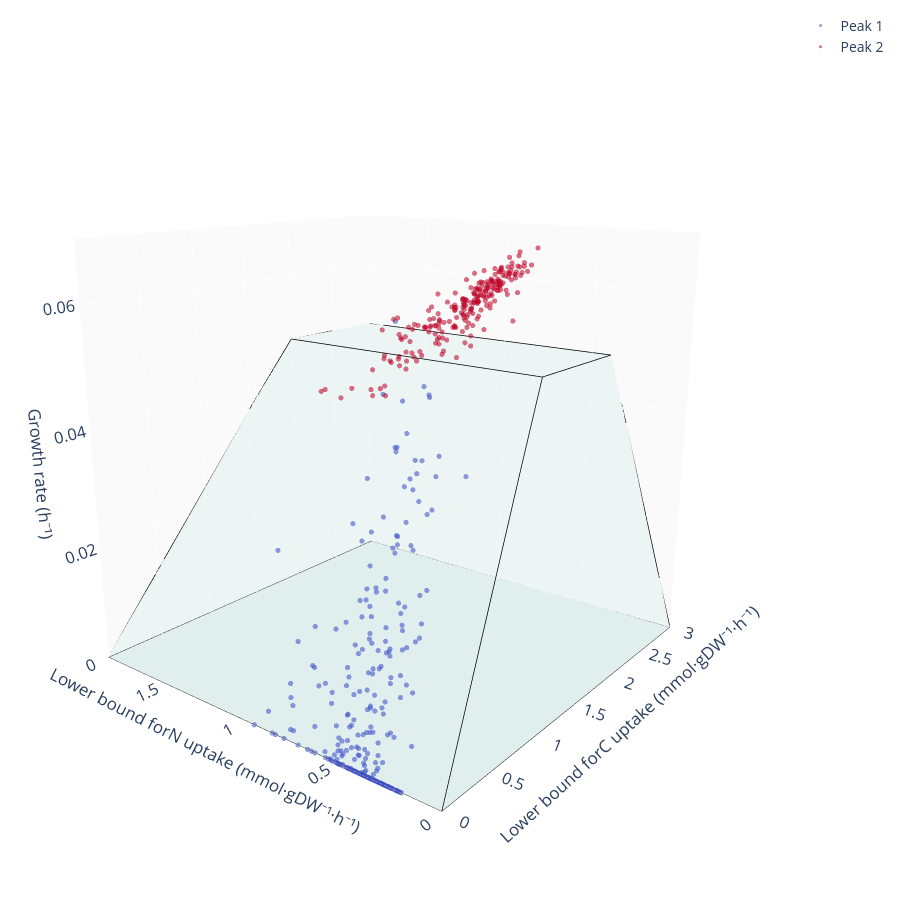

The code cell stored with this chart in its notebook:
### Code cell
import numpy as np
import pandas as pd
import plotly.graph_objects as go
import matplotlib.pyplot as plt
from scipy.spatial import ConvexHull
from collections import defaultdict

# =========================
# Load feasibility polytope
# =========================

points = pd.read_csv('results_new/feasibility_std_NEW.dat', sep='\t')
points.columns = ['C', 'N', 'G']

# =========================
# Visible axis ranges -- defined ONCE here and reused both for the scene
# layout below AND for computing the plane-cut wireframe segments, so the
# cut lines can never drift out of sync with what's actually visible.
# =========================

X_RANGE = [0, 3]
Y_RANGE = [0, 1.9]
Z_RANGE = [0, 0.07]

# =========================
# Figure
# =========================

fig = go.Figure()

# --- build one 3D point cloud: the real growth-rate surface + its floor twin ---
floor_x = np.concatenate([points['C'], points['C']])
floor_y = np.concatenate([points['N'], points['N']])
floor_z = np.concatenate([points['G'], np.zeros(len(points))])
pts_3d = np.column_stack([floor_x, floor_y, floor_z])

# compute the actual polytope in Python (scipy), instead of leaving the
# triangulation to alphahull in the browser -- this is what both the shaded
# faces AND the wireframe edges below are built from, so they always agree
hull = ConvexHull(pts_3d)
face_i, face_j, face_k = hull.simplices[:, 0], hull.simplices[:, 1], hull.simplices[:, 2]

fig.add_trace(
    go.Mesh3d(
        x=pts_3d[:, 0], y=pts_3d[:, 1], z=pts_3d[:, 2],
        i=face_i, j=face_j, k=face_k,
        opacity=0.15,
        color="rgba(0,128,128,0.35)",
        flatshading=True,
        name='Feasibility polytope',
        hoverinfo='skip',
        showscale=False
    )
)

# =========================
# Boundary edges -- derived from the SAME hull as the mesh above, so they
# always trace exactly the edges of the feasibility region (no more
# hand-typed coordinates that can drift out of sync with the data)
# =========================

def hull_feature_edges(hull, angle_tol_deg=1.0):
    """
    Only the 'sharp' edges of the hull -- where two adjacent triangles meet
    at a real corner of the polytope -- skipping the internal edges that
    just split a flat face (like the floor or the top plateau) into
    triangles.
    """
    edge_faces = defaultdict(list)
    for face_idx, simplex in enumerate(hull.simplices):
        for a, b in [(simplex[0], simplex[1]), (simplex[1], simplex[2]), (simplex[2], simplex[0])]:
            edge = tuple(sorted((int(a), int(b))))
            edge_faces[edge].append(face_idx)
    normals = hull.equations[:, :3]
    cos_tol = np.cos(np.radians(angle_tol_deg))
    edges = []
    for edge, faces in edge_faces.items():
        if len(faces) == 2:
            n1, n2 = normals[faces[0]], normals[faces[1]]
            if np.dot(n1, n2) < cos_tol:
                edges.append(edge)
        else:
            edges.append(edge)
    return edges


def hull_plane_cut_edges(hull, pts_3d, axis, value, eps=1e-9):
    """
    Cross-section of the hull with the plane `pts_3d[:, axis] == value`,
    returned as a list of (point_a, point_b) segments.

    Used to draw a clean boundary line wherever the mesh actually gets
    clipped by the visible axis range (e.g. the C axis being cropped to
    [0, 3] while the underlying data extends to C=10) -- otherwise Plotly
    just silently cuts the mesh off there with no marked edge.

    Triangles that lie ENTIRELY in the cutting plane are skipped: those are
    real hull faces coincident with the plane (e.g. the z=0 floor, or a
    C=0/N=0 wall if the data starts exactly at the axis origin), not a cut
    -- their boundary is already traced by hull_feature_edges above, so
    including them here would just redraw the internal triangulation lines
    of that flat face.
    """
    d = pts_3d[:, axis] - value
    segments = []
    for simplex in hull.simplices:
        ds = d[simplex]
        signs = np.sign(np.where(np.abs(ds) < eps, 0, ds))
        if not (1 in signs and -1 in signs):
            # the plane doesn't actually pass through this triangle's
            # interior -- either the whole triangle is coincident with it
            # (a real face, e.g. the z=0 floor -- already traced by
            # hull_feature_edges) or the plane only touches one vertex
            # without slicing across (not a genuine cut)
            continue
        cross_pts = []
        for a_idx in range(3):
            b_idx = (a_idx + 1) % 3
            da, db = ds[a_idx], ds[b_idx]
            if abs(da) < eps:
                cross_pts.append(pts_3d[simplex[a_idx]])
            elif da * db < 0:
                t = da / (da - db)
                cross_pts.append(pts_3d[simplex[a_idx]] + t * (pts_3d[simplex[b_idx]] - pts_3d[simplex[a_idx]]))
        if len(cross_pts) >= 2:
            segments.append((cross_pts[0], cross_pts[1]))
    return segments


feature_edges = hull_feature_edges(hull)

edge_x, edge_y, edge_z = [], [], []
for a, b in feature_edges:
    edge_x += [pts_3d[a, 0], pts_3d[b, 0], None]
    edge_y += [pts_3d[a, 1], pts_3d[b, 1], None]
    edge_z += [pts_3d[a, 2], pts_3d[b, 2], None]

# add cut lines wherever the hull actually crosses one of the visible axis
# range boundaries (a no-op for any plane the hull doesn't reach, e.g. the
# z-axis upper range if growth rate never gets that high)
for axis, rng in zip((0, 1, 2), (X_RANGE, Y_RANGE, Z_RANGE)):
    for value in rng:
        for p_a, p_b in hull_plane_cut_edges(hull, pts_3d, axis, value):
            edge_x += [p_a[0], p_b[0], None]
            edge_y += [p_a[1], p_b[1], None]
            edge_z += [p_a[2], p_b[2], None]

fig.add_trace(
    go.Scatter3d(
        x=edge_x,
        y=edge_y,
        z=edge_z,
        mode='lines',
        line=dict(color='black', width=1.5),
        showlegend=False,
        hoverinfo='skip'
    )
)

# =========================
# Experimental data -- split by cluster
# =========================

df2 = pd.read_csv(
    'results_new/results_std_corrected_12h_PEAKS.dat',
    sep='\t'
).reset_index(drop=True)

clusters = pd.read_csv(
    'results_new/clusters_4to12h_N_NEW.dat',
    sep='\t'
).reset_index(drop=True)
# .reset_index(drop=True) on BOTH above is what makes the boolean mask below
# line up by *position* rather than by whatever index each file happened to
# come in with -- if df2 and clusters weren't built row-for-row in the same
# order to begin with, this still won't fix that, but it removes index
# mismatches as a source of silently-empty/misaligned subsets.

dfs = [df2[clusters['cluster'].to_numpy() == i].reset_index(drop=True) for i in range(2)]

# --- Colors ---
# plt.cm.coolwarm(...) returns a matplotlib RGBA tuple with components in
# 0-1 (e.g. (0.129, 0.400, 0.674, 1.0)). Plotly's marker.color does NOT
# understand that -- it wants a CSS-style string ("rgb(...)", "rgba(...)",
# hex, or a named color). Handing it a raw float tuple is why the cluster
# markers weren't painting: this converts it to a string Plotly can use.
def mpl_to_rgba_str(rgba, alpha=None):
    r, g, b = rgba[:3]
    a = alpha if alpha is not None else (rgba[3] if len(rgba) > 3 else 1.0)
    return f'rgba({int(round(r*255))},{int(round(g*255))},{int(round(b*255))},{a})'

cmap = plt.cm.coolwarm
color_peak1 = mpl_to_rgba_str(cmap(0.0), alpha=0.95)   # coolwarm dark blue -> Peak 1
color_peak2 = mpl_to_rgba_str(cmap(1.0), alpha=0.95)   # coolwarm dark red  -> Peak 2
colors = [color_peak1, color_peak2]
labels = ['Peak 1', 'Peak 2']   # matches cluster order (0 -> Peak 1, 1 -> Peak 2)

# =========================
# Add data traces
# =========================

for trace_idx, dfi in enumerate(dfs):

    mask = dfi['u_N'] < 10  # note: filters on u_N, not u_C -- keep if intentional
    dfi = dfi[mask]

    fig.add_trace(
        go.Scatter3d(
            x=dfi['u_C'],
            y=dfi['u_N'],
            z=dfi['g'],

            mode='markers',

            name=labels[trace_idx],

            marker=dict(
                size=3,
                color=colors[trace_idx],
                opacity=0.6,
                line=dict(width=0)
            ),

            error_z=dict(
                type='data',
                array=dfi['sd'],
                visible=False,
                color='grey',
                thickness=0.5,
                width=2
            )
        )
    )

# =========================
# Layout
# =========================

fig.update_layout(

    width=900,
    height=900,

    font=dict(size=14),

    margin=dict(
        r=10,
        l=10,
        b=10,
        t=10
    ),

#
    #legend=dict(
    #    x=0.7,
    #    y=0.7,
    #    bgcolor='rgba(255,255,255,0.7)',
    #    font=dict(size=15),
#
    #    itemsizing='constant'   # <-- THIS is what makes legend markers bigger & consistent
    #),


    scene=dict(

        xaxis=dict(
            title='Lower bound for\nC uptake (mmol·gDW⁻¹·h⁻¹)',
            backgroundcolor="#FAFAFA",
            gridcolor="white",
            showbackground=True,
            zerolinecolor="white",
            range=X_RANGE
        ),

        yaxis=dict(
            title='Lower bound for\nN uptake (mmol·gDW⁻¹·h⁻¹)',
            backgroundcolor="#FAFAFA",
            gridcolor="white",
            showbackground=True,
            zerolinecolor="white",
            range=Y_RANGE
        ),

        zaxis=dict(
            title='Growth rate (h⁻¹)',
            backgroundcolor="#FAFAFA",
            gridcolor="white",
            showbackground=True,
            zerolinecolor="white",
            range=Z_RANGE
        ),

        camera=dict(
            eye=dict(x=-1.9, y=-1.5, z=0.7),
            center=dict(x=0, y=0, z=0),
            up=dict(x=0, y=0, z=1)
        )
    )
)

fig.write_html('test_polytope.html')
fig.show()

### Figure 1 — Plotly figure (JSON) as saved in the notebook; plotly's stock layout.template omitted (floating-point values rounded to 4 significant figures; data arrays with more than 128 entries replaced by an {"elided": "..."} marker saying what was removed)
{"data": [{"color": "rgba(0,128,128,0.35)", "flatshading": true, "hoverinfo": "skip", "i": [66, 22, 22, 22, 22, 22, 23, 881, 881, 424, 424, 423, 423, 423, 66, 66, 83, 83, 41, 41, 41, 41, 41, 41, 41, 41], "j": [67, 420, 423, 66, 67, 66, 67, 20, 420, 104, 104, 881, 881, 424, 424, 423, 104, 67, 881, 104, 881, 83, 20, 23, 83, 23], "k": [88, 0, 420, 423, 0, 67, 0, 0, 0, 88, 440, 420, 440, 440, 88, 424, 88, 88, 20, 440, 440, 104, 0, 0, 67, 67], "name": "Feasibility polytope", "opacity": 0.15, "showscale": false, "type": "mesh3d", "x": {"elided": "882 float values"}, "y": {"elided": "882 float values"}, "z": {"elided": "882 float values"}}, {"hoverinfo": "skip", "line": {"color": "black", "width": 1.5}, "mode": "lines", "showlegend": false, "type": "scatter3d", "x": [1.5, 2, null, 0, 10, null, 0, 0.5, null, 10, 10, null, 0.5, 1.5, null, 0, 10, null, 0, 0, null, 10, 10, null, 2, 2, null, 2, 10, null, 2, 10, null, 10, 10, null, 10, 10, null, 10, 10, null, 1.5, 2, null, 0, 0.5, null, 0.5, 1.5, null, 3, 3, null, 3, 3, null, 3, 3, null, 3, 3, null, 3, 3, null, 3, 3, null, 3, 3, null, 3, 3, null, 3, 3, null, 3, 3, null, 3, 3, null, 3, 3, null, 0, 9.5, null, 10, 9.5, null, 2.5, 2, null, 2.5, 10, null, 10, 10, null, 10, 10, null, 10, 10, null, 2, 1.531, null, 1.5, 1.531, null, 0, 0.475, null, 0.5, 0.475, null, 1.5, 0.5625, null, 0.5, 0.5625, null], "y": [0.3, 0.4, null, 0, 0, null, 0, 0.1, null, 0, 0.3, null, 0.1, 0.3, null, 2, 2, null, 0, 2, null, 0, 2, null, 0.4, 2, null, 0.4, 0.4, null, 2, 2, null, 0.4, 2, null, 2, 2, null, 0.3, 0.4, null, 2, 2, null, 2, 2, null, 2, 2, null, 0.07368, 0, null, 0.1526, 0.07368, null, 0.3, 0.1526, null, 2, 0.6, null, 0, 0.6, null, 1.8, 0.4, null, 1.8, 2, null, 0.3176, 0.4, null, 0.3, 0.3176, null, 2, 2, null, 2, 2, null, 2, 2, null, 1.9, 1.9, null, 1.9, 1.9, null, 1.9, 1.9, null, 1.9, 1.9, null, 1.9, 1.9, null, 1.9, 1.9, null, 1.9, 1.9, null, 1.9, 1.9, null, 1.9, 1.9, null, 1.9, 1.9, null, 1.9, 1.9, null, 1.9, 1.9, null, 1.9, 1.9, null], "z": [0.03633, 0.0481, null, 0, 6.17e-15, null, 0, 0.01211, null, 6.17e-15, 0.03633, null, 0.01211, 0.03633, null, 0, 0, null, 0, 0, null, 6.17e-15, 0, null, 0.0481, 0.0481, null, 0.0481, 0.0481, null, 0.0481, 0.0481, null, 0.0481, 0.0481, null, 0.0481, 0, null, 0.03633, 0.0481, null, 0.03655, 0.0481, null, 0, 0.01218, null, 0.01218, 0.03655, null, 0.008922, 1.851e-15, null, 0.01848, 0.008922, null, 0.03633, 0.01848, null, 0, 0, null, 1.851e-15, 0, null, 0.0481, 0.0481, null, 0.0481, 0.0481, null, 0.0384, 0.0481, null, 0.03633, 0.0384, null, 0.008977, 0, null, 0.0481, 0.02163, null, 0.008977, 0.02163, null, 0, 0, null, 3.085e-16, 0, null, 0.0481, 0.0481, null, 0.0481, 0.0481, null, 0.002137, 3.085e-16, null, 0.002137, 0.04741, null, 0.0481, 0.04741, null, 0.0481, 0.03727, null, 0.03655, 0.03727, null, 0, 0.01157, null, 0.01218, 0.01157, null, 0.03655, 0.01371, null, 0.01218, 0.01371, null]}, {"error_z": {"array": {"elided": "293 float values"}, "color": "grey", "thickness": 0.5, "type": "data", "visible": false, "width": 2}, "marker": {"color": "rgba(59,76,192,0.95)", "line": {"width": 0}, "opacity": 0.6, "size": 3}, "mode": "markers", "name": "Peak 1", "type": "scatter3d", "x": {"elided": "293 float values"}, "y": {"elided": "293 float values"}, "z": {"elided": "293 float values"}}, {"error_z": {"array": {"elided": "227 float values"}, "color": "grey", "thickness": 0.5, "type": "data", "visible": false, "width": 2}, "marker": {"color": "rgba(180,4,38,0.95)", "line": {"width": 0}, "opacity": 0.6, "size": 3}, "mode": "markers", "name": "Peak 2", "type": "scatter3d", "x": {"elided": "227 float values"}, "y": {"elided": "227 float values"}, "z": {"elided": "227 float values"}}], "layout": {"font": {"size": 14}, "height": 900, "margin": {"b": 10, "l": 10, "r": 10, "t": 10}, "scene": {"camera": {"center": {"x": 0, "y": 0, "z": 0}, "eye": {"x": -1.9, "y": -1.5, "z": 0.7}, "up": {"x": 0, "y": 0, "z": 1}}, "xaxis": {"backgroundcolor": "#FAFAFA", "gridcolor": "white", "range": [0, 3], "showbackground": true, "title": {"text": "Lower bound for\nC uptake (mmol·gDW⁻¹·h⁻¹)"}, "zerolinecolor": "white"}, "yaxis": {"backgroundcolor": "#FAFAFA", "gridcolor": "white", "range": [0, 1.9], "showbackground": true, "title": {"text": "Lower bound for\nN uptake (mmol·gDW⁻¹·h⁻¹)"}, "zerolinecolor": "white"}, "zaxis": {"backgroundcolor": "#FAFAFA", "gridcolor": "white", "range": [0, 0.07], "showbackground": true, "title": {"text": "Growth rate (h⁻¹)"}, "zerolinecolor": "white"}}, "width": 900}}
